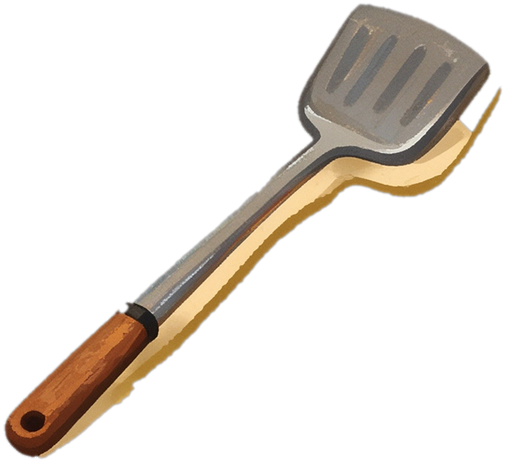
#> input picture assets/tool/spatula.png, 505 x 462 px
$ python measure_spatula_axis.py
#> lines starting #> are read from the running program, lines starting #| are printed output that depends on the picture; after the words box and inside, x2 and y2 are one past the last pixel; in counts of white or black regions, pixels touching at a corner belong together
#!/usr/bin/env python3
"""测量锅铲素材的轴向与朝向（供 js/friedrice.js 的常量使用）

做法：
  1. 取 alpha 通道做 PCA，得到素材长轴；
  2. 用「暖度 R-B」把木柄从金属铲头里分出来，给长轴定向；
  3. 以图片中心（= CSS transform-origin）为原点，分别算出
     「铲头侧质心」和「手柄侧质心」的指向角；
  4. 用 alpha 掩膜的凸包顶点量出铲头尖端 / 手柄末端离中心的距离比例。

输出：
  铲头指向角 HEAD_DIR_DEG（正 x 向右、正 y 向下）
  手柄指向角 HANDLE_DIR_DEG
  铲头尖端比例 HEAD_TIP_RATIO、手柄末端比例 HANDLE_TIP_RATIO

用法：python tools/measure_spatula_axis.py
"""
import os
import numpy as np
from PIL import Image
from scipy.spatial import ConvexHull

ROOT = os.path.dirname(os.path.dirname(os.path.abspath(__file__)))
SRC = os.path.join(ROOT, "assets", "tool", "spatula.png")


def measure(path=SRC):
#> called with path = 'assets/tool/spatula.png'
    im = Image.open(path).convert("RGBA")
#> im is the input picture: PIL image 505x462 RGBA; mean R, G, B, A 33.6, 27.7, 21.3, 55.6
    a = np.asarray(im).astype(np.float64)
    alpha = a[..., 3] / 255.0
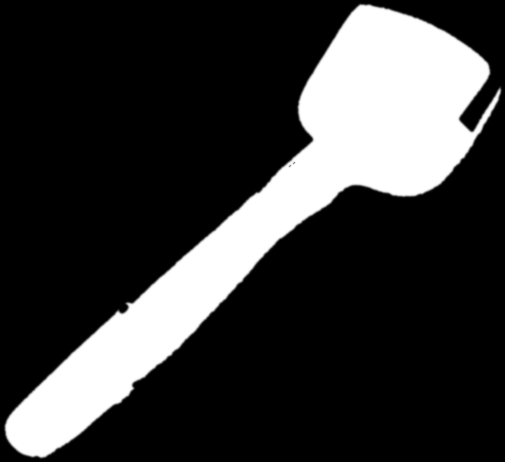
#> alpha: shape (462, 505) float64; min 0, max 1, mean 0.218
    W, H = im.size
#> W = 505; H = 462
    c = np.array([W / 2.0, H / 2.0])          # 图片中心 = CSS transform-origin
#> c = [252.5, 231]

    ys, xs = np.nonzero(alpha > 0.5)
    pts = np.stack([xs, ys], 1).astype(np.float64)
#> pts = 50840 pairs, first value 5 to 500, second value 5 to 457

    cov = np.cov((pts - pts.mean(0)).T)
#> cov = [[17465.5, -15018], [-15018, 15087.9]]
    w, v = np.linalg.eigh(cov)
#> w = [1211.7, 31341.7]; v = [[-0.679, -0.734], [-0.734, 0.679]]
    axis = v[:, np.argmax(w)]                 # 长轴（±180° 歧义）
#> axis = [-0.734, 0.679]

    warm = a[..., 0] - a[..., 2]              # 暖度：木柄是棕色，金属铲头不是
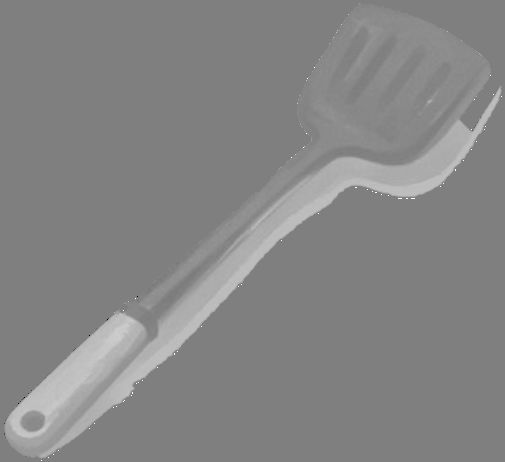
#> warm: shape (462, 505) float64; min -255, max 255, mean 12.3; drawn with min black and max white
    brown = (warm > 45) & (alpha > 0.5)
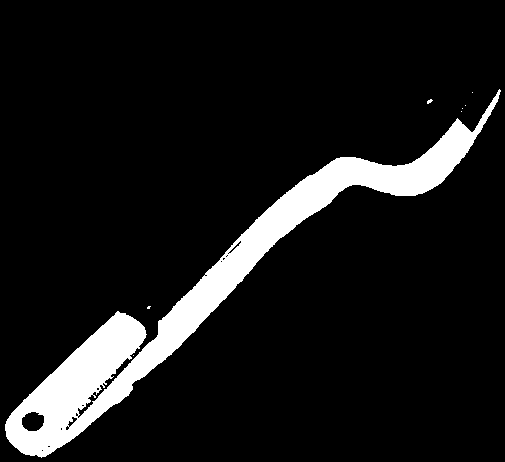
#> brown: shape (462, 505) bool; 9.6% white; 8 white regions (7 under 20 px), largest, box (x1, y1, x2, y2) and area: (5, 89, 501, 458) 22437
    by, bx = np.nonzero(brown)
    bc = np.array([bx.mean(), by.mean()])
#> bc = [210.4, 293.1]
    if (bc - c) @ axis < 0:                   # 让 axis 正方向指向木柄
        axis = -axis

    proj = (pts - c) @ axis
    lim = np.abs(proj).max()
#> lim = 322
    head = pts[proj < -0.05 * lim]
#> head = 30594 pairs, first value 247 to 500, second value 5 to 237
    hand = pts[proj > 0.05 * lim]
#> hand = 18599 pairs, first value 5 to 257, second value 223 to 457

    hv = head.mean(0) - c
#> hv = [125.8, -115.7]
    av = hand.mean(0) - c
#> av = [-123.5, 114.5]
    head_deg = np.degrees(np.arctan2(hv[1], hv[0]))
#> head_deg = -42.62
    handle_deg = np.degrees(np.arctan2(av[1], av[0]))
#> handle_deg = 137.2

    # 凸包顶点：铲头最远的金属片尖角 / 手柄最远的末端
    hull = ConvexHull(pts)
    vs = pts[hull.vertices]
#> vs = 44 pairs, first value 5 to 500, second value 5 to 457
    d = np.linalg.norm(vs - c, axis=1)        # 各顶点到中心的距离
#> d = 44 values, max 322.1 at index 10, min 193.5 at index 0, mean 278.2
    side = (vs - c) @ axis                    # 沿长轴的符号：负=铲头侧
#> side = 44 values, max 322 at index 10, min -286.2 at index 30, mean -30.85
    head_tip_ratio = float(d[side < 0].max()) / W
#> head_tip_ratio = 0.571
    handle_tip_ratio = float(d[side > 0].max()) / W
#> handle_tip_ratio = 0.638

    return {
        "size": (W, H),
        "HEAD_DIR_DEG": round(float(head_deg), 1),
        "HANDLE_DIR_DEG": round(float(handle_deg), 1),
        "HEAD_TIP_RATIO": round(head_tip_ratio, 3),
        "HANDLE_TIP_RATIO": round(handle_tip_ratio, 3),
    }


if __name__ == "__main__":
    m = measure()
#> m = {'size': (505, 462), 'HEAD_DIR_DEG': -42.6, 'HANDLE_DIR_DEG': 137.2, 'HEAD_TIP_RATIO': 0.571, 'HANDLE_TIP_RATIO': 0.638}
    print("素材尺寸       :", m["size"])
#| 素材尺寸       : (505, 462)
    print("HEAD_DIR_DEG   :", m["HEAD_DIR_DEG"], "  (铲头指向角)")
#| HEAD_DIR_DEG   : -42.6   (铲头指向角)
    print("HANDLE_DIR_DEG :", m["HANDLE_DIR_DEG"], "  (手柄指向角)")
#| HANDLE_DIR_DEG : 137.2   (手柄指向角)
    print("HEAD_TIP_RATIO :", m["HEAD_TIP_RATIO"], " (铲头尖端离中心的比例)")
#| HEAD_TIP_RATIO : 0.571  (铲头尖端离中心的比例)
    print("HANDLE_TIP_RATIO:", m["HANDLE_TIP_RATIO"], " (手柄末端离中心的比例)")
#| HANDLE_TIP_RATIO: 0.638  (手柄末端离中心的比例)
    print()
    print("js/friedrice.js 中应写成：")
    print("  const HEAD_DIR_DEG    = %s;" % m["HEAD_DIR_DEG"])
#|   const HEAD_DIR_DEG    = -42.6;
    print("  const HANDLE_DIR_DEG  = %s;" % m["HANDLE_DIR_DEG"])
#|   const HANDLE_DIR_DEG  = 137.2;
    print("  const HEAD_TIP_RATIO  = %s;" % m["HEAD_TIP_RATIO"])
#|   const HEAD_TIP_RATIO  = 0.571;
    print("  const HANDLE_TIP_RATIO = %s;" % m["HANDLE_TIP_RATIO"])
#|   const HANDLE_TIP_RATIO = 0.638;

$ run again, with assets/tool/board.png copied over assets/tool/spatula.png
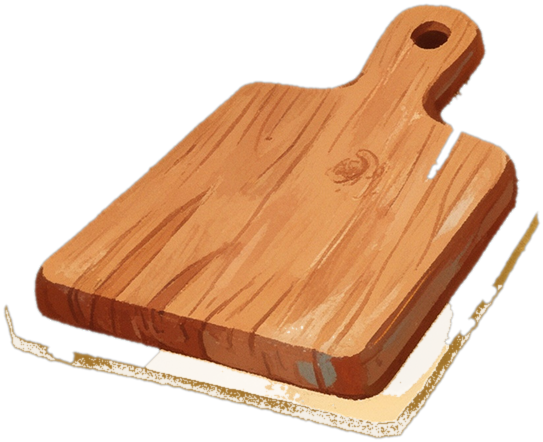
#> input picture assets/tool/board.png, 543 x 442 px
#> in measure, im is the input picture: PIL image 543x442 RGBA; mean R, G, B, A 102.5, 66.2, 38.6, 123.6
#> pts = 115303 pairs, first value 5 to 537, second value 5 to 436
#> cov = [[12958.3, -3000.9], [-3000.9, 8752.4]]
#> w = [7190.9, 14519.8]; v = [[-0.462, -0.887], [-0.887, 0.462]]
#> in measure, `axis = v[:, np.argmax(w)]`: axis = [-0.887, 0.462]
#> in measure, `warm = a[..., 0] - a[..., 2]`:
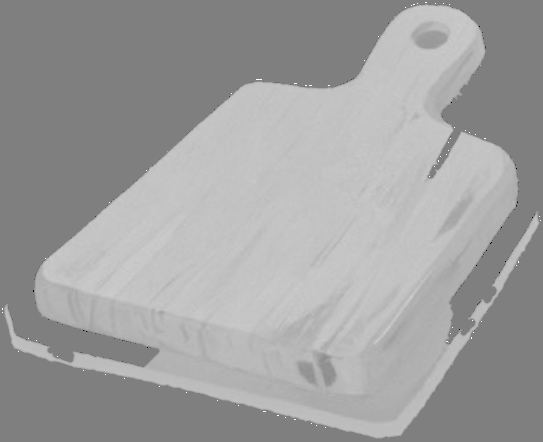
#> warm: shape (442, 543) float64; min -255, max 255, mean 64; drawn with min black and max white
#> in measure, `brown = (warm > 45) & (alpha > 0.5)`:
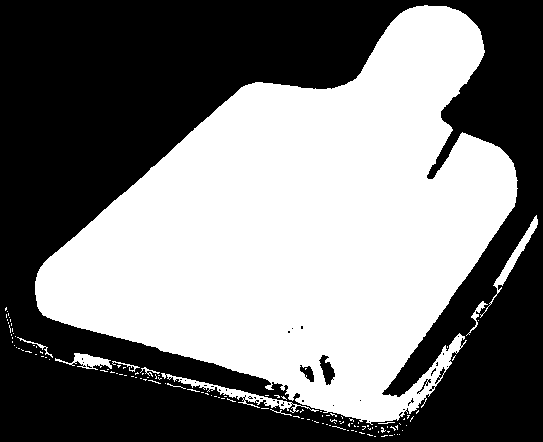
#> brown: shape (442, 543) bool; 47.9% white; 130 white regions (120 under 20 px), largest, box (x1, y1, x2, y2) and area: (35, 5, 518, 425) 112136, (161, 373, 319, 413) 867, (480, 215, 538, 318) 623
#> bc = [303, 231.2]
#> in measure, `axis = -axis`: axis = [0.887, -0.462]
#> lim = 286.1
#> head = 44398 pairs, first value 5 to 364, second value 121 to 433
#> hand = 60800 pairs, first value 226 to 537, second value 5 to 434
#> hv = [-81.76, 61.64]
#> av = [115.5, -32.46]
#> head_deg = 143
#> handle_deg = -15.7
#> vs = 42 pairs, first value 5 to 537, second value 5 to 436
#> d = 42 values, max 286.3 at index 23, min 121.1 at index 29, mean 248
#> side = 42 values, max 272.7 at index 0, min -286.1 at index 23, mean 35.85
#> head_tip_ratio = 0.527
#> handle_tip_ratio = 0.522
#> m = {'size': (543, 442), 'HEAD_DIR_DEG': 143, 'HANDLE_DIR_DEG': -15.7, 'HEAD_TIP_RATIO': 0.527, 'HANDLE_TIP_RATIO': 0.522}
#| 素材尺寸       : (543, 442)
#| HEAD_DIR_DEG   : 143.0   (铲头指向角)
#| HANDLE_DIR_DEG : -15.7   (手柄指向角)
#| HEAD_TIP_RATIO : 0.527  (铲头尖端离中心的比例)
#| HANDLE_TIP_RATIO: 0.522  (手柄末端离中心的比例)
#|   const HEAD_DIR_DEG    = 143.0;
#|   const HANDLE_DIR_DEG  = -15.7;
#|   const HEAD_TIP_RATIO  = 0.527;
#|   const HANDLE_TIP_RATIO = 0.522;

$ run again, with assets/tool/bowl.png copied over assets/tool/spatula.png
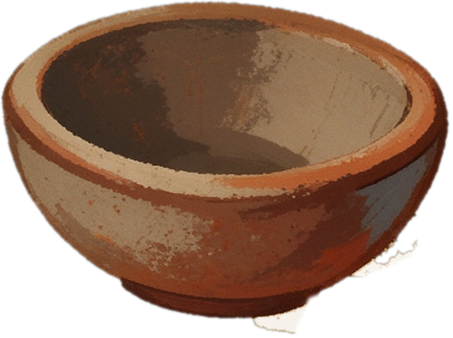
#> input picture assets/tool/bowl.png, 453 x 338 px
#> in measure, im is the input picture: PIL image 453x338 RGBA; mean R, G, B, A 86.5, 57.9, 39.5, 178.9
#> in measure, `alpha = a[..., 3] / 255.0`:
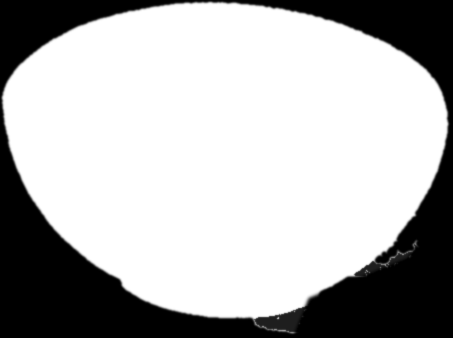
#> alpha: shape (338, 453) float64; min 0, max 1, mean 0.702
#> pts = 107260 pairs, first value 2 to 447, second value 2 to 330
#> cov = [[12037.2, 346.1], [346.1, 6171.3]]
#> w = [6151, 12057.5]; v = [[0.0587, -0.998], [-0.998, -0.0587]]
#> in measure, `axis = v[:, np.argmax(w)]`: axis = [-0.998, -0.0587]
#> in measure, `brown = (warm > 45) & (alpha > 0.5)`:
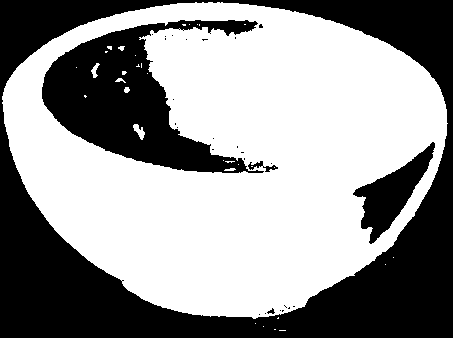
#> brown: shape (338, 453) bool; 58.3% white; 29 black regions (24 under 20 px), largest, box (x1, y1, x2, y2) and area: (0, 0, 453, 338) 45976, (42, 20, 264, 173) 14754, (353, 142, 435, 244) 2996, (248, 161, 278, 172) 117, (267, 308, 275, 314) 24
#> bc = [234.9, 157.7]
#> in measure, `axis = -axis`: axis = [0.998, 0.0587]
#> lim = 228.4
#> head = 50818 pairs, first value 2 to 224, second value 2 to 316
#> hand = 49260 pairs, first value 230 to 447, second value 4 to 330
#> hv = [-99.47, -24.59]
#> av = [98.54, -12.83]
#> head_deg = -166.1
#> handle_deg = -7.42
#> vs = 78 pairs, first value 2 to 447, second value 2 to 330
#> d = 78 values, max 236.8 at index 27, min 150.1 at index 2, mean 196.6
#> side = 78 values, max 217.9 at index 69, min -228.4 at index 26, mean -17.21
#> head_tip_ratio = 0.523
#> handle_tip_ratio = 0.504
#> m = {'size': (453, 338), 'HEAD_DIR_DEG': -166.1, 'HANDLE_DIR_DEG': -7.4, 'HEAD_TIP_RATIO': 0.523, 'HANDLE_TIP_RATIO': 0.504}
#| 素材尺寸       : (453, 338)
#| HEAD_DIR_DEG   : -166.1   (铲头指向角)
#| HANDLE_DIR_DEG : -7.4   (手柄指向角)
#| HEAD_TIP_RATIO : 0.523  (铲头尖端离中心的比例)
#| HANDLE_TIP_RATIO: 0.504  (手柄末端离中心的比例)
#|   const HEAD_DIR_DEG    = -166.1;
#|   const HANDLE_DIR_DEG  = -7.4;
#|   const HEAD_TIP_RATIO  = 0.523;
#|   const HANDLE_TIP_RATIO = 0.504;

$ run again, with assets/tool/bowl_new.png copied over assets/tool/spatula.png
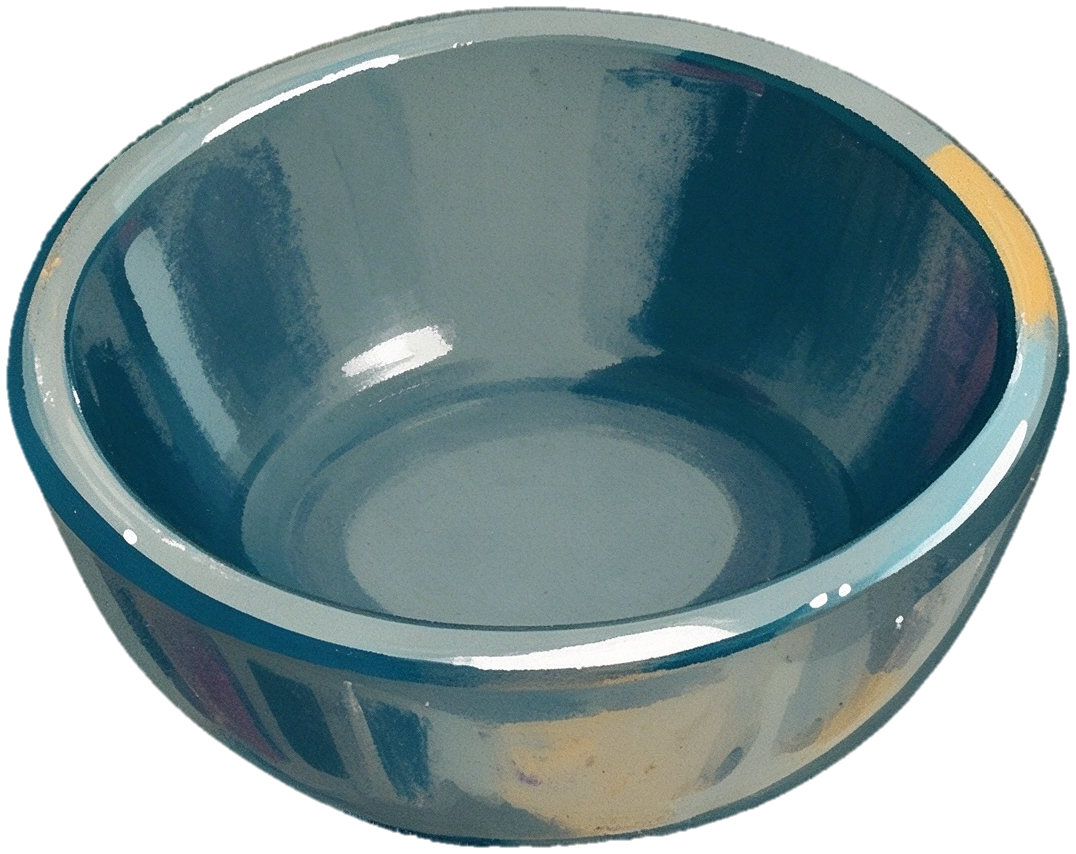
#> input picture assets/tool/bowl_new.png, 1076 x 854 px
#> in measure, im is the input picture: PIL image 1076x854 RGBA; mean R, G, B, A 88.4, 113.7, 116.1, 191
#> in measure, `alpha = a[..., 3] / 255.0`:
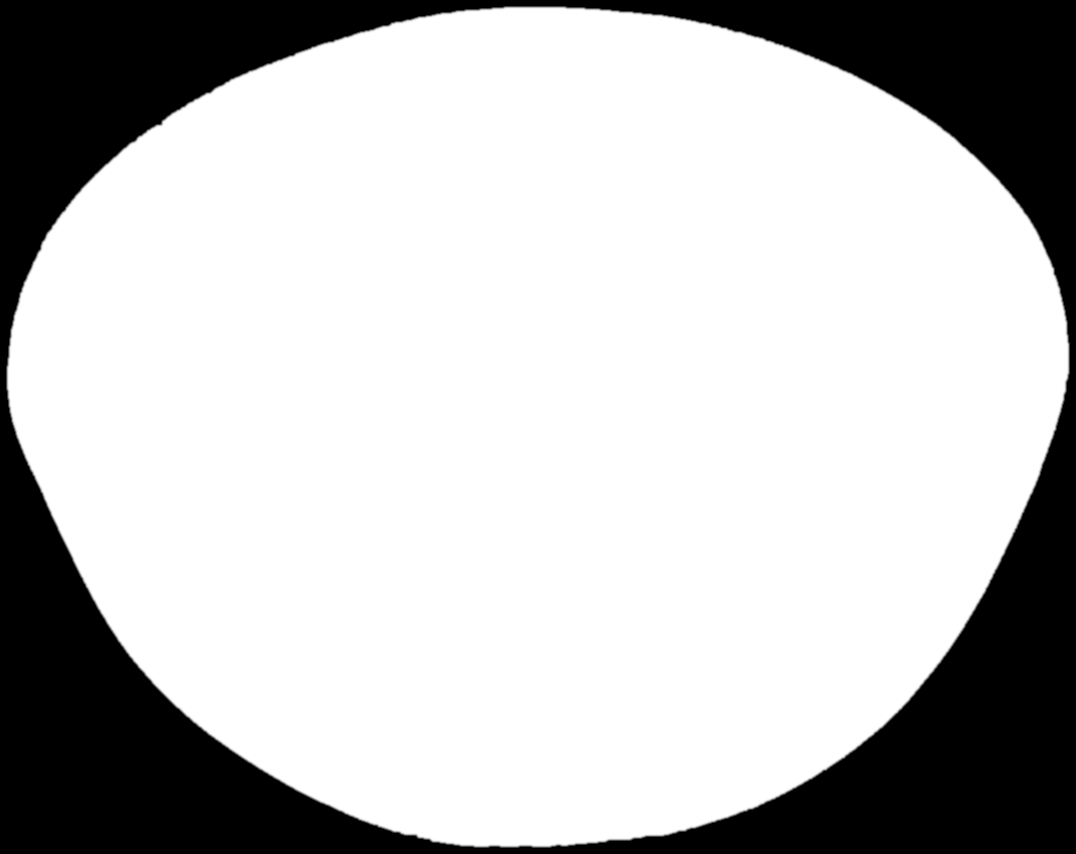
#> alpha: shape (854, 1076) float64; min 0, max 1, mean 0.749
#> pts = 688475 pairs, first value 7 to 1068, second value 7 to 846
#> cov = [[68275.5, -524.8], [-524.8, 44235.1]]
#> w = [44223.6, 68287]; v = [[-0.0218, -1], [-1, 0.0218]]
#> in measure, `axis = v[:, np.argmax(w)]`: axis = [-1, 0.0218]
#> in measure, `brown = (warm > 45) & (alpha > 0.5)`:
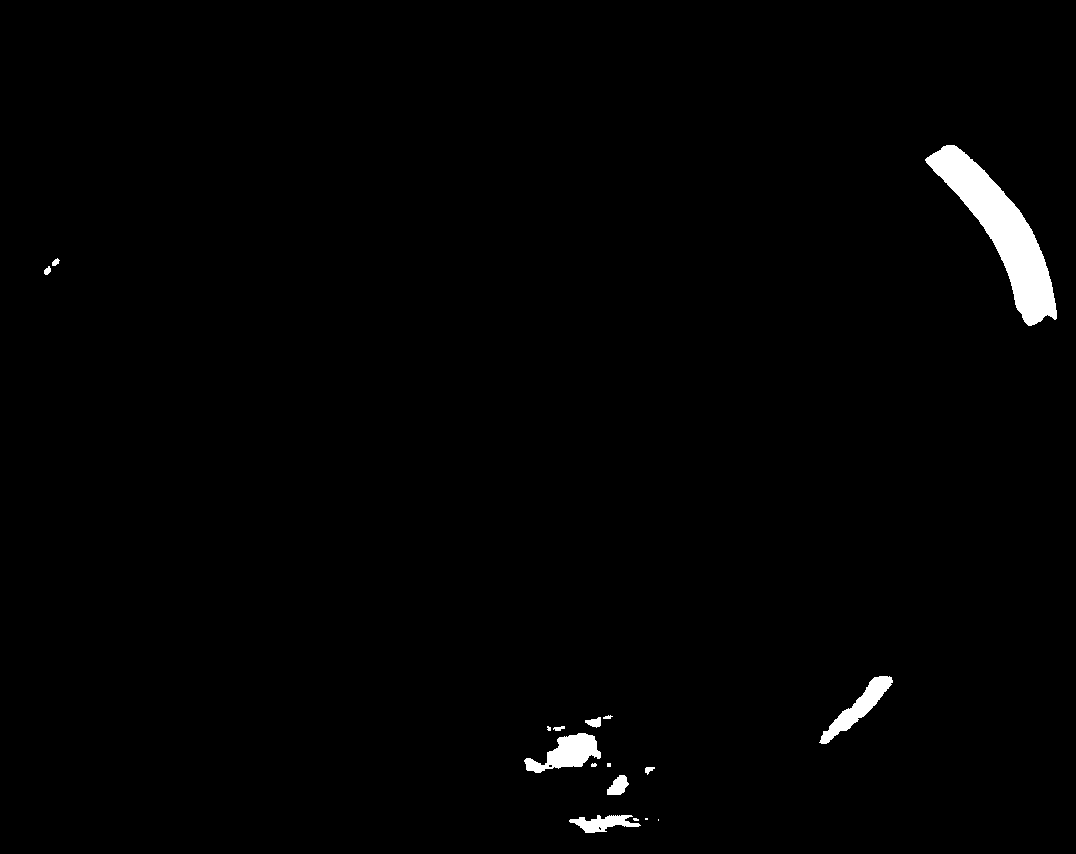
#> brown: shape (854, 1076) bool; 1.3% white; 17 white regions (5 under 20 px), largest, box (x1, y1, x2, y2) and area: (925, 145, 1057, 326) 7646, (524, 733, 601, 773) 1561, (819, 676, 893, 744) 1384
#> by = 11949 values from 145 to 832; bx = 11949 values, max 1056 at index 7374, min 44 at index 5683, mean 878.9
#> bc = [878.9, 414.8]
#> in measure, `axis = -axis`: axis = [1, -0.0218]
#> lim = 531.7
#> head = 320163 pairs, first value 7 to 520, second value 8 to 846
#> hand = 323688 pairs, first value 556 to 1068, second value 7 to 844
#> hv = [-235.5, -7.27]
#> av = [236.5, -17.42]
#> head_deg = -178.2
#> handle_deg = -4.21
#> vs = 153 pairs, first value 7 to 1068, second value 7 to 846
#> d = 153 values, max 539.2 at index 72, min 419 at index 111, mean 475.6
#> side = 153 values, max 531.7 at index 75, min -530 at index 0, mean -3.53
#> head_tip_ratio = 0.498
#> handle_tip_ratio = 0.501
#> m = {'size': (1076, 854), 'HEAD_DIR_DEG': -178.2, 'HANDLE_DIR_DEG': -4.2, 'HEAD_TIP_RATIO': 0.498, 'HANDLE_TIP_RATIO': 0.501}
#| 素材尺寸       : (1076, 854)
#| HEAD_DIR_DEG   : -178.2   (铲头指向角)
#| HANDLE_DIR_DEG : -4.2   (手柄指向角)
#| HEAD_TIP_RATIO : 0.498  (铲头尖端离中心的比例)
#| HANDLE_TIP_RATIO: 0.501  (手柄末端离中心的比例)
#|   const HEAD_DIR_DEG    = -178.2;
#|   const HANDLE_DIR_DEG  = -4.2;
#|   const HEAD_TIP_RATIO  = 0.498;
#|   const HANDLE_TIP_RATIO = 0.501;
